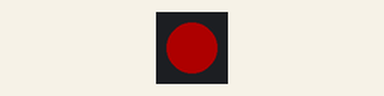
A sketch run on a simulated ESP32-S3. Shown: 1 RGB LEDs in strip order, left to right. Dim RGB values are drawn brighter than linear.

Above: at 0.15 s.
At 10.41 s:
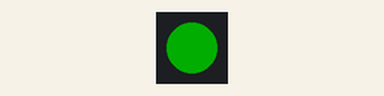
At 20.7 s:
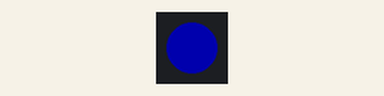
At 39.65 s:
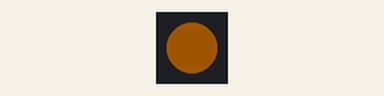
Timing chart, 0 to 40.0 s (numbered marks = the images above):
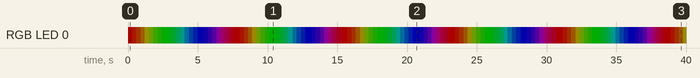

The sketch:

RGB_LED_Rainbow.ino
```cpp
// 在 ESP32-S3 上测试

#include <Adafruit_NeoPixel.h>  // 引用库

// 定义 LED 连接的引脚，我这个是 GPIO 48
#define LED_PIN 48

// 定义 LED 的数量（板载通常只有 1 个）
#define LED_COUNT 1

// 创建一个 NeoPixel 对象
// 参数1: LED 数量
// 参数2: Arduino 引脚号
// 参数3: 像素类型和速度标志。对于 ESP32-S3 上的 WS2812，NEO_GRB + NEO_KHZ800 是最常见的组合
Adafruit_NeoPixel strip(LED_COUNT, LED_PIN, NEO_GRB + NEO_KHZ800);

uint8_t r = 255, g = 0, b = 0;  //我选择了全局变量，感觉在 loop 里 uint8_t 怪怪的？

void setup() {
  strip.begin();            // 初始化 NeoPixel 库
  strip.show();             // 更新 LED 状态（初始为关闭）
  strip.setBrightness(50);  // 设置亮度 (0-255)，建议不要太高，以免刺眼
}

void loop() {
  while (r > 0) {  // 红 -> 红绿 -> 绿
    r--;
    g = 255 - r;
    strip.setPixelColor(0, strip.Color(r, g, b));  // 设置颜色
    strip.show();                                  // 居然要额外播放一下，这个操作有点迷
    delay(10);                                     //稍作等待，不然颜色变化太快了
  }
  while (g > 0) {  // 绿 -> 绿蓝 -> 蓝
    g--;
    b = 255 - g;
    strip.setPixelColor(0, strip.Color(r, g, b));
    strip.show();
    delay(10);
  }
  while (b > 0) {  // 蓝 -> 蓝红 -> 红
    b--;
    r = 255 - b;
    strip.setPixelColor(0, strip.Color(r, g, b));
    strip.show();
    delay(10);
  }
}
```

Measured:
- by itself, RGB LED 0: off → RGB(50, 0, 0) at 0.00 s, → RGB(44, 6, 0) 0.30 s later, → RGB(38, 12, 0) 0.30 s later, → RGB(32, 18, 0) 0.30 s later, … (140 changes in this stretch)
